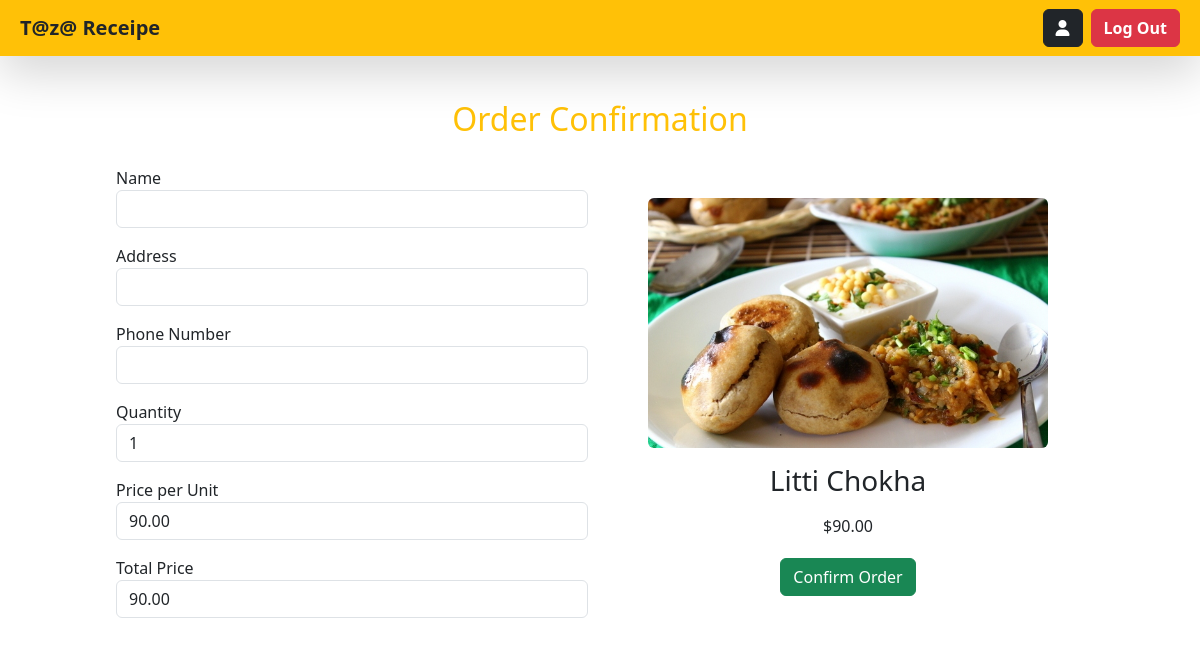
The page /order/5/ (signed in) on the database its author committed.
### my_app/models.py (models this page shows, shortened)
class Recipe(models.Model):
    name = models.CharField(max_length=255)
    description = models.TextField()
    price = models.DecimalField(max_digits=10, decimal_places=2)
    image = models.ImageField(upload_to='recipes/' , default='default_image.jpg')
    created_at = models.DateTimeField(auto_now_add=True)

### my_app/views.py (the view, shortened to what this page needs)
# urls.py: path('order/<int:recipe_id>/', order_page, name='order'),
@login_required(login_url='/login/')
def order_page(request, recipe_id):
    recipe = get_object_or_404(Recipe, id=recipe_id)
    return render(request, 'order.html', {'recipe': recipe})

### my_app/templates/order.html (shortened to what this page needs)
{% extends 'base.html' %}
{% block content %}
<div class="container col-10 p-3 mt-2">
    <div class="container col-6 p-1 px-5 mt-3 text-center text-warning">
        <h2>Order Confirmation</h2>
    </div>
    <form id="order-form" method="post" action="{% url 'confirm_order' %}">
        <div class="row">
            <div class="col-6">
                <div class="form-group mt-3">
                    <label for="username">Name</label>
                    <input type="text" class="form-control" id="username" name="username" required>
                </div>
                <div class="form-group mt-3">
                    <label for="address">Address</label>
                    <input type="text" class="form-control" id="address" name="address" required>
                </div>
                <div class="form-group mt-3">
                    <label for="phone">Phone Number</label>
                    <input type="text" class="form-control" id="phone" name="phone" required>
                </div>
                <div class="form-group mt-3">
                    <label for="quantity">Quantity</label>
                    <input type="number" class="form-control" id="quantity" name="quantity" min="1" value="1" required>
                </div>
                <div class="form-group mt-3">
                    <label for="price">Price per Unit</label>
                    <input type="text" class="form-control" id="price" name="price" value="{{ recipe.price }}" readonly>
                </div>
                <div class="form-group mt-3">
                    <label for="total">Total Price</label>
                    <input type="text" class="form-control" id="total" name="total" value="{{ recipe.price }}" readonly>
                </div>
            </div>
            <div class="col-6">
                <div class="p-4 m-auto mt-4 text-center">
                    <img class="rounded" src="{{ recipe.image.url }}" alt="{{ recipe.name }}" width="400" style="height: 250px; object-fit: cover;">
                    <h3 class="card-title mt-3">{{ recipe.name }}</h3>
                    <p class="card-text mt-3">${{ recipe.price }}</p>
                    <button type="submit" class="btn btn-success mt-1">Confirm Order</button>
                </div>
            </div>
        </div>
    </form>
</div>
{% endblock %}

### rows shown on the page
Recipe: price "90.00", total "90.00", image (picture), name "Litti Chokha"
